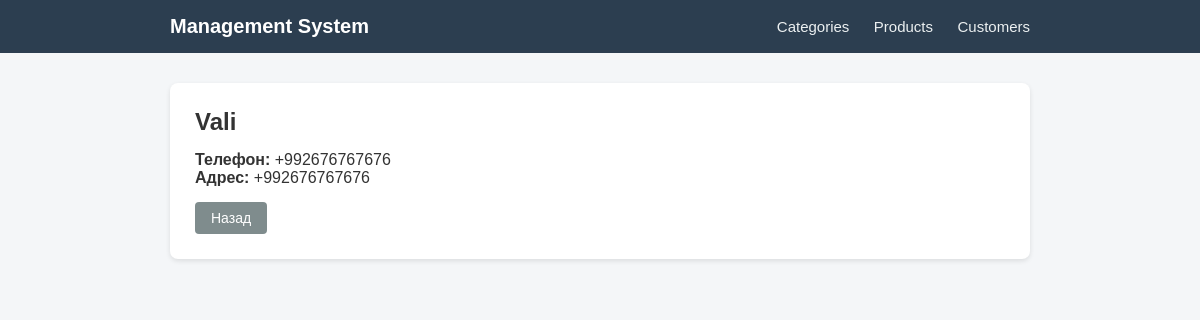
The page /customers/3/ on the database its author committed.
### myapp/models.py (models this page shows, shortened)
class Customer(models.Model):
    name = models.CharField(max_length=100)
    phone = models.CharField(max_length=20)
    address = models.TextField()

### myapp/views.py (the view)
# urls.py: path('customers/<int:pk>/', views.customer_detail, name='customer_detail'),
def customer_detail(request, pk):
    customer = Customer.objects.get(pk=pk)
    return render(request, 'customer_detail.html', {'object': customer})

### myapp/templates/customer_detail.html
{% extends 'base.html' %}
{% block content %}
<div class="card">
    <h2>{{ object.name }}</h2>
    <p style="margin-top: 15px;"><strong>Телефон:</strong> {{ object.phone }}</p>
    <p style="margin-bottom: 15px;"><strong>Адрес:</strong> {{ object.address }}</p>
    <a href="{% url 'customer_list' %}" class="btn btn-secondary">Назад</a>
</div>
{% endblock %}

### myapp/templates/base.html (style rules this page uses)
* { box-sizing: border-box; margin: 0; padding: 0; font-family: Arial, sans-serif; }
body { background-color: #f4f6f8; color: #333; padding-bottom: 40px; }
.card { background: #fff; padding: 25px; border-radius: 8px; box-shadow: 0 2px 5px rgba(0,0,0,0.1); margin-top: 20px; }
.btn { display: inline-block; padding: 8px 16px; border-radius: 4px; text-decoration: none; color: #fff; background-color: #3498db; border: none; cursor: pointer; font-size: 14px; }
.btn-secondary { background-color: #7f8c8d; }

### rows shown on the page
Customer: name "Vali", phone "+992676767676", address "+992676767676"
